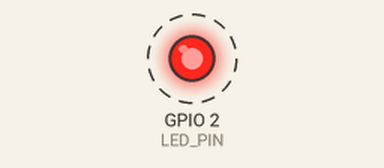
This program was run on a simulated ESP32. Shown: output pins drawn as LEDs (lit = HIGH). Dashed ring = blinking. WiFi joins after 1.5 s; servers stay silent unless stated; what the program prints to the serial monitor is not drawn.

Above: at 2.0 s.
Timing chart, 0 to 4.8 s (numbered marks = the images above):
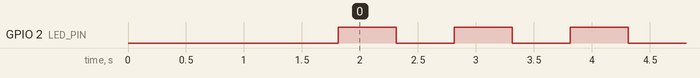

Measured:
- by itself, GPIO 2 (LED_PIN): alternates HIGH for 0.50 s and LOW for 0.50 s

The program:

main.cpp
```cpp
#include <Arduino.h>
#include <WiFi.h>
#include <WebServer.h>
#include "esp_sleep.h"
#include "esp_system.h"

#define LED_PIN 2

#define WOKWI_SIMULATION 1

const char *AP_SSID = "ESP32-DeepSleep";
const char *AP_PASSWORD = "esp32sleep";

const uint64_t SLEEP_TIME_US = 5ULL * 1000000ULL;

WebServer server(80);

uint32_t lastBlink = 0;
bool ledState = false;

void kiemTraNguyenNhanThucDay()
{
  esp_sleep_wakeup_cause_t reason =
      esp_sleep_get_wakeup_cause();

  if (reason == ESP_SLEEP_WAKEUP_TIMER)
  {
    Serial.println("Thuc day do: TIMER");
  }
  else
  {
    Serial.println("Thuc day do: CAP NGUON / RESET");
  }

  Serial.print("Reset reason: ");
  Serial.println((int)esp_reset_reason());
}

void khoiTaoWiFi()
{
#if WOKWI_SIMULATION

  // Wokwi ket noi vao mang ao Wokwi-GUEST
  WiFi.mode(WIFI_STA);
  WiFi.begin("Wokwi-GUEST", "", 6);

  Serial.print("Dang ket noi Wokwi-GUEST");

  uint32_t startTime = millis();

  while (WiFi.status() != WL_CONNECTED &&
         millis() - startTime < 15000)
  {
    delay(250);
    Serial.print(".");
  }

  Serial.println();

  if (WiFi.status() == WL_CONNECTED)
  {
    Serial.println("Wi-Fi da ket noi!");
    Serial.print("IP Address: ");
    Serial.println(WiFi.localIP());
  }
  else
  {
    Serial.println("Khong the ket noi Wi-Fi Gateway!");
  }

#else

  WiFi.mode(WIFI_AP);

  if (WiFi.softAP(AP_SSID, AP_PASSWORD))
  {
    Serial.println("Wi-Fi AP da khoi tao!");
    Serial.print("SSID: ");
    Serial.println(AP_SSID);

    Serial.print("IP Address: ");
    Serial.println(WiFi.softAPIP());
  }
  else
  {
    Serial.println("Loi khoi tao Wi-Fi AP!");
  }

#endif
}

void khoiTaoWebServer()
{
  server.on("/", HTTP_GET, []()
            { server.send(
                  200,
                  "text/plain",
                  "ESP32 da thuc day va dang hoat dong!"); });

  server.begin();

  Serial.println("Web Server da khoi dong!");
}

void setup()
{
  Serial.begin(115200);
  delay(300);

  pinMode(LED_PIN, OUTPUT);
  digitalWrite(LED_PIN, LOW);

  Serial.println();
  Serial.println("--- BAI 2 - VI DU 2: DEEP SLEEP ---");

  kiemTraNguyenNhanThucDay();

#if WOKWI_SIMULATION

  Serial.println("Wokwi mode: bo qua Deep Sleep.");

#else

  if (esp_reset_reason() == ESP_RST_POWERON)
  {
    Serial.println("ESP32 vao Deep Sleep 5 giay...");

    digitalWrite(LED_PIN, LOW);
    Serial.flush();

    esp_sleep_enable_timer_wakeup(SLEEP_TIME_US);
    esp_deep_sleep_start();
  }

#endif

  khoiTaoWiFi();
  khoiTaoWebServer();

  Serial.println("ESP32 da san sang!");
}

void loop()
{
  server.handleClient();

  if (millis() - lastBlink >= 500)
  {
    lastBlink = millis();

    ledState = !ledState;
    digitalWrite(LED_PIN, ledState);
  }

  delay(1);
}
```
